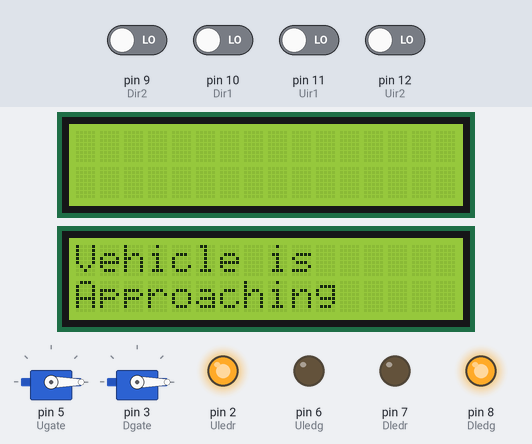
Recording of a sketch running on a simulated Arduino Uno, built with avr-gcc and run on an emulated ATmega328P. Parts: 2 × servo, 2 × 16×2 character LCD, output pins drawn as LEDs (lit = HIGH). Dashed ring = blinking. The inputs (shaded band) are chosen by the test bench; at power-on: pin 9 (Dir2), pin 10 (Dir1), pin 11 (Uir1), pin 12 (Uir2) LOW.

Above: at 1.3 s.
1.4 s: pin 9 (Dir2) driven HIGH
At 2.1 s:
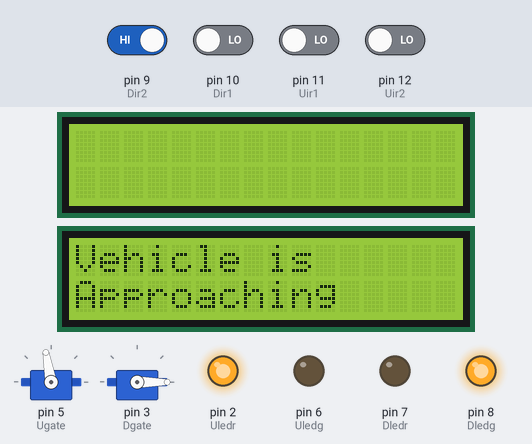
3.1 s: pin 9 (Dir2) driven LOW
At 3.5 s:
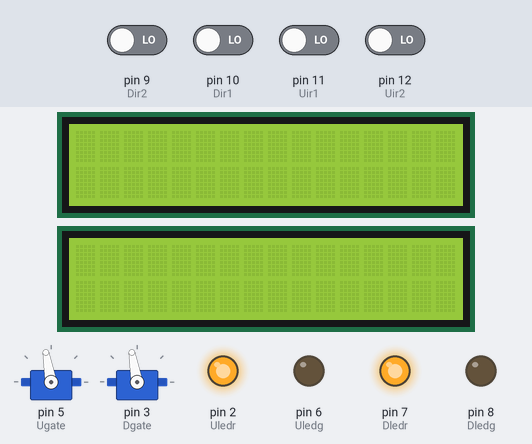
5.4 s: pin 10 (Dir1) driven HIGH
At 6.0 s:
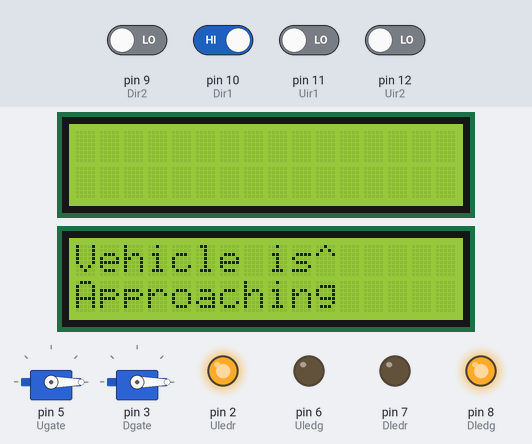
7.7 s: pin 10 (Dir1) driven LOW
At 8.37 s:
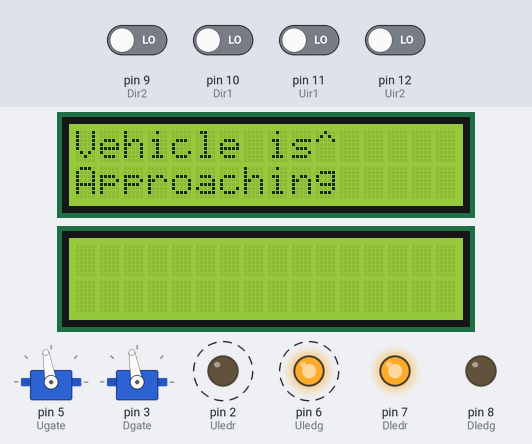
10.7 s: pin 11 (Uir1) driven HIGH
At 13.0 s:
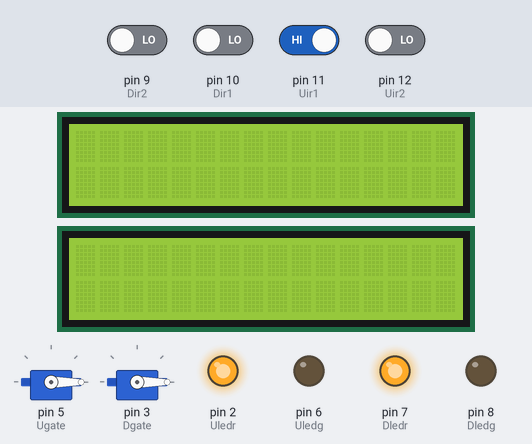
Timing chart, 0 to 13.5 s (numbered marks = the images above; inputs shaded):
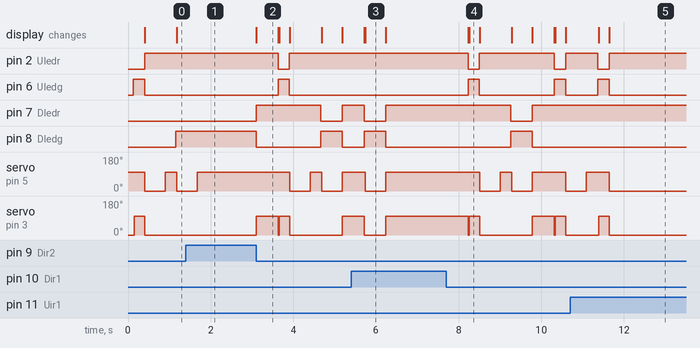

The sketch:

Code.ino
```cpp
#include <Wire.h>
#include <LiquidCrystal_I2C.h>
#include <Servo.h>
LiquidCrystal_I2C Ulcd(0x26,16,2);
LiquidCrystal_I2C Dlcd(0x27,16,2);
Servo Ugate;
Servo Dgate;
int Uir1=11;
int Uir2=12;
int Dir1=10;
int Dir2=9;
int Uledr=2;
int Uledg=6;
int Dledr=7;
int Dledg=8;
int on=0;
int off=1;
int irvalues[4];
int Uir1v,Uir2v,Dir1v,Dir2v;
void setup() {
  pinMode(Uledr,OUTPUT);
  pinMode(Uledg,OUTPUT);
  pinMode(Dledr,OUTPUT);
  pinMode(Dledg,OUTPUT);

  pinMode(Uir1,INPUT);
  pinMode(Uir2,INPUT);
  pinMode(Dir1,INPUT);
  pinMode(Dir2,INPUT);

  Ugate.attach(5);
  Dgate.attach(3);
  Ugate.write(100);
  Dgate.write(0);

  Ulcd.init();
  Dlcd.init();
  Ulcd.backlight();
  Dlcd.backlight();
  Serial.begin(9600);
}

void loop() {
  int t2=0;
  if(t2==1)
  {
    Dir1=0;
    t2=0;
  }
  ReadIRs();
  int Flag=0;
  int t=0;
  if(Dir1v==1)
  {
    Dlcd.clear();
    Flag=1;
    while(Flag==1)
    {
      CloseUgate();
      OpenDgate();
    digitalWrite(Uledr,on);
    digitalWrite(Uledg,off);
    Ulcd.setCursor(0,0);
    Ulcd.print("Vehicle is");
    Ulcd.setCursor(0,1);
    Ulcd.print("Approaching");
    ReadIRs();
    Flag=2;
    while(Flag==2)
    {
      ReadIRs();
    if(Dir2v==1)
    {
      delay(250);
      CloseDgate();
      Flag=3;
    }
    }
    while(Flag==3)
    {
      ReadIRs();
    if(Uir2v==1)
    {
      OpenUgate();
      digitalWrite(Uledr,off);
      digitalWrite(Uledg,on);
      Ulcd.clear();
      Flag=4;
      t=1;
    }
    }
    }
    while(t==1)
    {
        ReadIRs();
      if(Uir1v==1)
      {
        t=0;
        Uir1v==0;
        delay(500);
        CloseUgate();
        delay(250);
        break;
      }
    }
  }
  ReadIRs();
  int Flag2=0;
  if(Uir1v==1)
  {
    Ulcd.clear();
    Flag2=1;
    while(Flag2==1)
    {
      CloseDgate();
      OpenUgate();
    digitalWrite(Dledr,on);
    digitalWrite(Dledg,off);
    Dlcd.setCursor(0,0);
    Dlcd.print("Vehicle is");
    Dlcd.setCursor(0,1);
    Dlcd.print("Approaching");
    ReadIRs();
    Flag2=2;
    while(Flag2==2)
    {
      ReadIRs();
    if(Uir2v==1)
    {
      delay(500);
      CloseUgate();
      Flag2=3;
    }
    }
    while(Flag2==3)
    {
      ReadIRs();
    if(Dir2v==1)
    {
      OpenDgate();
      digitalWrite(Dledr,off);
      digitalWrite(Dledg,on);
      Dlcd.clear();
      Flag2=4;
      t2=1;
    }
    }
  }
  while(t2==1)
    {
        ReadIRs();
      if(Dir1v==1)
      {
        t2=0;
        Dir1v==0;
        delay(500);
        CloseDgate();
        break;
      }
    }
  }
  Ulcd.clear();
  Ulcd.setCursor(0,0);
  Ulcd.print("HYD 150km ^");
  Dlcd.clear();
  Dlcd.setCursor(0,0);
  Dlcd.print("Goa 350km ^");
  }

void ReadIRs()
{
  Uir1v = not(digitalRead(Uir1));
  Uir2v = not(digitalRead(Uir2));
  Dir1v = not(digitalRead(Dir1));
  Dir2v = not(digitalRead(Dir2));
}

void OpenUgate()
{
  Ugate.write(0);
}
void CloseUgate()
{
  Ugate.write(100);
}
void OpenDgate()
{
  Dgate.write(100);
}
void CloseDgate()
{
  Dgate.write(0);

}

void UlcdAlert()
{
    Ulcd.setCursor(0,0);
    Ulcd.print("Vehicle is");
    Ulcd.setCursor(1,0);
    Ulcd.print("Approaching");
}
```

Measured:
- after the input at 1.4 s, pin 2 (Uledr): stays HIGH (without the input it goes to LOW after 0.81 s); pin 6 (Uledg): stays LOW (without the input it goes to HIGH after 0.81 s)
- after the input at 3.1 s, pin 2 (Uledr): HIGH → LOW after 0.53 s, → HIGH 0.27 s later; pin 6 (Uledg): LOW → HIGH after 0.53 s, → LOW 0.27 s later
- after the input at 5.4 s, pin 2 (Uledr): stays HIGH (without the input it goes to LOW after 0.32 s); pin 6 (Uledg): stays LOW (without the input it goes to HIGH after 0.32 s); the display: first differs from a run without the input after 0.34 s (image 3)
- after the input at 7.7 s, pin 2 (Uledr): alternates HIGH for 1.8 s and LOW for 0.27 s, starting after 0.53 s; pin 6 (Uledg): alternates HIGH for 0.27 s and LOW for 1.8 s, starting after 0.53 s
- after the input at 10.7 s, pin 7 (Dledr): stays HIGH (without the input it goes to LOW after 0.64 s); pin 8 (Dledg): stays LOW (without the input it goes to HIGH after 0.64 s)
- what the display in image 2 shows lasts 0.5 s, from 3.1 s to 3.6 s
